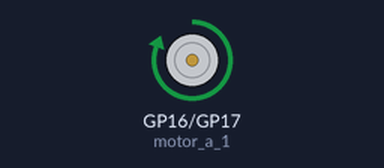
A program run on a simulated Raspberry Pi Pico running MicroPython. Parts: motor-driver pin pairs drawn as motors (green arrow = first pin HIGH = forward, orange = second pin HIGH = backward, longer = more drive). At 25.0 s the program stops and its outputs stay as they are.

Above: at 1.0 s.
At 2.2 s:
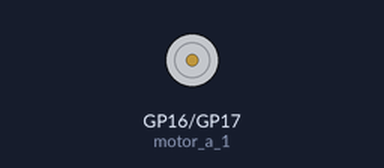
At 3.5 s:
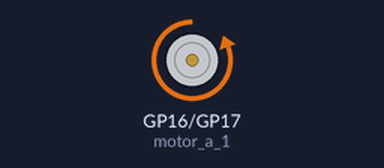
Timing chart, 0 to 6.5 s (numbered marks = the images above):
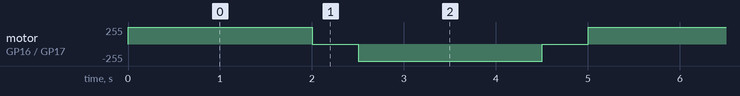

The program:

motor.py
```python
from machine import Pin
from time import sleep

PIN_MOTOR_A_1 = 16
PIN_MOTOR_A_2 = 17

motor_a_1 = Pin(PIN_MOTOR_A_1, Pin.OUT)
motor_a_2 = Pin(PIN_MOTOR_A_2, Pin.OUT)

for i in range(0, 5):
    motor_a_1.on()
    motor_a_2.off()
    sleep(2)
    motor_a_1.off()
    motor_a_2.off()
    sleep(0.5)
    motor_a_1.off()
    motor_a_2.on()
    sleep(2)
    motor_a_1.off()
    motor_a_2.off()
    sleep(0.5)

motor_a_1.off()
motor_a_2.off()
```

Measured:
- by itself, motor on GP16 (motor_a_1) / GP17 (motor_a_2): repeats every 5.0 s: stopped 0.50 s, backward 255/255 2.0 s, stopped 0.50 s, forward 255/255 2.0 s
